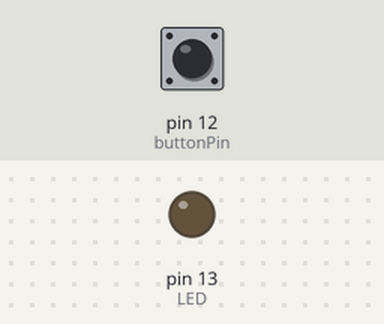
Simulated run of this sketch. Board: Arduino Uno, built with avr-gcc and run on an emulated ATmega328P. Parts: output pins drawn as LEDs (lit = HIGH). The test bench sets the inputs (shaded band); at power-on: pin 12 (buttonPin) LOW. No radio packets arrive unless stated; pins used as bus, display or sensor lines are not drawn; what the sketch prints to the serial monitor is not drawn.

Above: at 1.2 s.
1.3 s: pin 12 (buttonPin) pulled HIGH for 0.15 s
At 1.41 s:
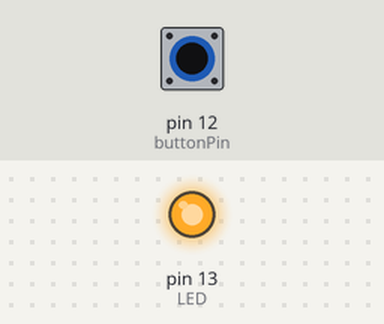
2.9 s: pin 12 (buttonPin) pulled HIGH for 3.2 s
At 7.1 s:
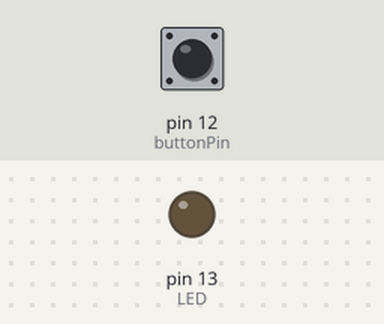
Timing chart, 0 to 8.6 s (numbered marks = the images above; inputs shaded):
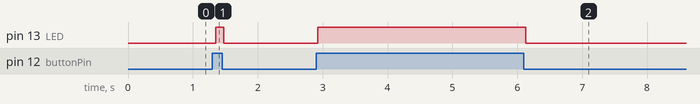

The sketch:

Pitcher.ino
```cpp
// rf69 demo tx rx.pde
// -*- mode: C++ -*-
// Example sketch showing how to create a simple messageing client
// with the RH_RF69 class. RH_RF69 class does not provide for addressing or
// reliability, so you should only use RH_RF69  if you do not need the higher
// level messaging abilities.
// It is designed to work with the other example rf69_server.
// Demonstrates the use of AES encryption, setting the frequency and modem
// configuration

#include <SPI.h>
#include <RH_RF69.h>

/************ Radio Setup ***************/

// Change to 434.0 or other frequency, must match RX's freq!
#define RF69_FREQ 915.0
#define RFM69_CS      8
#define RFM69_INT     7
#define RFM69_RST     4
#define LED           LED_BUILTIN

// Singleton instance of the radio driver
RH_RF69 rf69(RFM69_CS, RFM69_INT);

int16_t packetnum = 0;  // packet counter, we increment per xmission
const int buttonPin = 12;
const int txLEDPin = 0;
const int rxLEDPin = 1;
int buttonState = 0;

void setup()
{
  Serial.begin(115200);
  //while (!Serial) { delay(1); } // wait until serial console is open, remove if not tethered to computer

  pinMode(RFM69_RST, OUTPUT);
  digitalWrite(RFM69_RST, LOW);
  // power led
  pinMode(txLEDPin, OUTPUT);
  pinMode(rxLEDPin, OUTPUT);

  digitalWrite(txLEDPin, LOW);
  digitalWrite(rxLEDPin, LOW);

  Serial.println("Feather RFM69 TX Test!");
  Serial.println();

  // manual reset
  digitalWrite(RFM69_RST, HIGH);
  delay(10);
  digitalWrite(RFM69_RST, LOW);
  delay(10);

  if (!rf69.init()) {
    Serial.println("RFM69 radio init failed");
    while (1);
  }
  Serial.println("RFM69 radio init OK!");
  // Defaults after init are 434.0MHz, modulation GFSK_Rb250Fd250, +13dbM (for low power module)
  // No encryption
  if (!rf69.setFrequency(RF69_FREQ)) {
    Serial.println("setFrequency failed");
  }

  // If you are using a high power RF69 eg RFM69HW, you *must* set a Tx power with the
  // ishighpowermodule flag set like this:
  rf69.setTxPower(20, true);  // range from 14-20 for power, 2nd arg must be true for 69HCW

  // The encryption key has to be the same as the one in the server
  uint8_t key[] = { 0x01, 0x02, 0x03, 0x04, 0x05, 0x06, 0x07, 0x08,
                    0x01, 0x02, 0x03, 0x04, 0x05, 0x06, 0x07, 0x08};
  rf69.setEncryptionKey(key);

  pinMode(LED, OUTPUT);

  Serial.print("RFM69 radio @");  Serial.print((int)RF69_FREQ);  Serial.println(" MHz");
}


void loop() {
  //delay(1000);  // Wait 1 second between transmits, could also 'sleep' here!

  uint8_t data[1];
  //Serial.print("Sending "); Serial.println(radiopacket);

  // Send button state!
  buttonState = digitalRead(buttonPin);
  if (buttonState == HIGH) {
    data[0] = 1;
    digitalWrite(txLEDPin, HIGH);
    digitalWrite(LED, HIGH);
  } else {
    digitalWrite(LED, LOW);
    data[0] = 0;
  }
  rf69.send((uint8_t *)data, 1);
  rf69.waitPacketSent();
}
```

Measured:
- after the input at 1.3 s, pin 13 (LED): LOW → HIGH after 0.05 s, → LOW 0.12 s later
- after the input at 2.9 s, pin 13 (LED): LOW → HIGH at once, → LOW 3.2 s later
